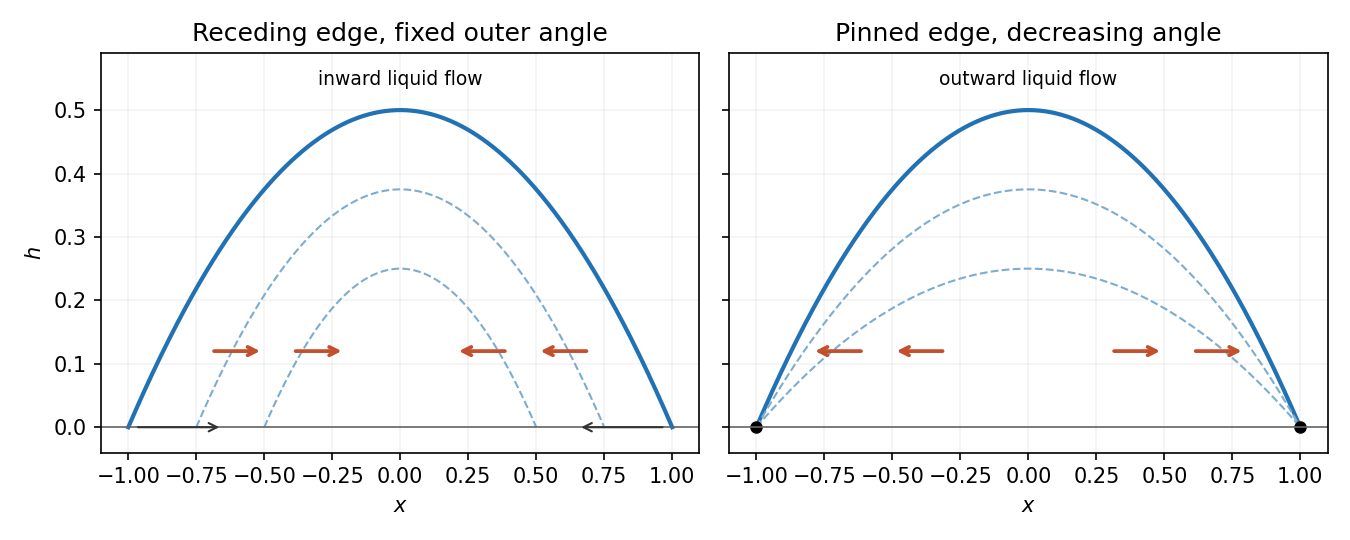

Here is the Python script that generated this plot:
# Python 3.14.4; numpy 2.3.5; matplotlib 3.10.7. Output in current working directory.
import numpy as np
import matplotlib
matplotlib.use('Agg')
import matplotlib.pyplot as plt
from pathlib import Path
plt.rcParams.update({'figure.facecolor':'white','axes.facecolor':'white','font.size':10})
fig,axs=plt.subplots(1,2,figsize=(9,3.6),sharex=True,sharey=True)
x=np.linspace(-1,1,400)
for ax,pinned,title in zip(axs,[False,True],['Receding edge, fixed outer angle','Pinned edge, decreasing angle']):
    ax.plot(x,.5*(1-x*x),color='#2171b5',lw=2)
    for scale in [.75,.5]:
        xx=x if pinned else scale*x
        hh=.5*scale*(1-xx*xx) if pinned else .5/scale*(scale*scale-xx*xx)
        ax.plot(xx,hh,'--',color='#7cadd0',lw=1)
    for xx in [-.65,-.35,.35,.65]:
        direction=1 if (xx>0)==pinned else -1
        ax.annotate('',(xx+direction*.15,.12),(xx-direction*.05,.12),arrowprops={'arrowstyle':'->','color':'#c34f2d','lw':1.8})
    if pinned:ax.plot([-1,1],[0,0],'ko',ms=5)
    else:
        ax.annotate('',(.65,0),(.98,0),arrowprops={'arrowstyle':'->','color':'.2'});ax.annotate('',(-.65,0),(-.98,0),arrowprops={'arrowstyle':'->','color':'.2'})
    ax.axhline(0,color='.4',lw=.8);ax.set(xlabel='$x$',title=title,xlim=(-1.1,1.1),ylim=(-.04,.59));ax.grid(alpha=.15)
axs[0].set_ylabel('$h$');axs[0].text(0,.54,'inward liquid flow',ha='center',fontsize=9);axs[1].text(0,.54,'outward liquid flow',ha='center',fontsize=9)
fig.tight_layout();fig.savefig(Path('2008-drying-drop-flow.png'),dpi=150,facecolor='white');plt.close(fig)
